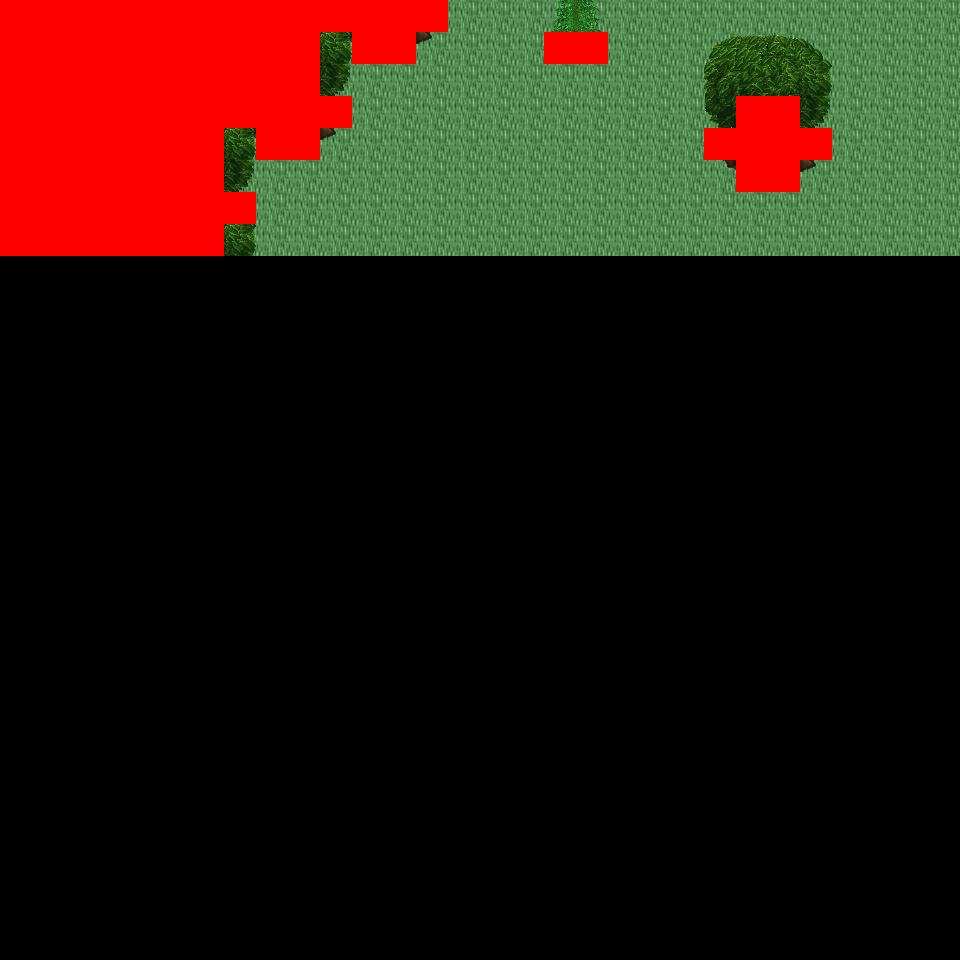

This is a level from a 2D game, rendered from its Tiled map with the project's own tilesets. A one-line summary and the map file follow, with tile-layer data summarised:
An orthogonal 30x30 tile map with 32x32 px tiles, 6 tile layers (Ground, Object, Object2, Above, ...), 42 tilesets and 2 objects (2x mapExit).

<map version="1.0" orientation="orthogonal" renderorder="right-down" width="30" height="30" tilewidth="32" tileheight="32" nextobjectid="3">
  <tileset firstgid="1" name="tileset_logic_collision" tilewidth="32" tileheight="32" tilecount="1" columns="1">
    <image source="../drawable/tileset_logic_collision.png" width="32" height="32" />
  </tileset>
  <tileset firstgid="2" name="tileset_building_decoration_orbpedestal" tilewidth="32" tileheight="32" tilecount="2" columns="1">
    <image source="../drawable/tileset_building_decoration_orbpedestal.png" width="32" height="64" />
  </tileset>
  <tileset firstgid="4" name="tileset_building_decoration_block" tilewidth="32" tileheight="32" tilecount="2" columns="2">
    <image source="../drawable/tileset_building_decoration_block.png" width="64" height="32" />
  </tileset>
  <tileset firstgid="6" name="tileset_building_decoration_chimney" tilewidth="32" tileheight="32" tilecount="2" columns="1">
    <image source="../drawable/tileset_building_decoration_chimney.png" width="32" height="64" />
  </tileset>
  <tileset firstgid="8" name="tileset_building_fence_fence_chunky" tilewidth="32" tileheight="32" tilecount="21" columns="3">
    <image source="../drawable/tileset_building_fence_fence_chunky.png" width="96" height="224" />
  </tileset>
  <tileset firstgid="29" name="tileset_ground_cobbled_paving" tilewidth="32" tileheight="32" tilecount="1" columns="1">
    <image source="../drawable/tileset_ground_cobbled_paving.png" width="32" height="32" />
  </tileset>
  <tileset firstgid="30" name="tileset_ground_gravel" tilewidth="32" tileheight="32" tilecount="1" columns="1">
    <image source="../drawable/tileset_ground_gravel.png" width="32" height="32" />
  </tileset>
  <tileset firstgid="31" name="tileset_ground_stone_floors" tilewidth="32" tileheight="32" tilecount="6" columns="3">
    <image source="../drawable/tileset_ground_stone_floors.png" width="96" height="64" />
  </tileset>
  <tileset firstgid="37" name="tileset_ground_ground" tilewidth="32" tileheight="32" tilecount="33" columns="3">
    <image source="../drawable/tileset_ground_ground.png" width="96" height="352" />
  </tileset>
  <tileset firstgid="70" name="tileset_plant_bush_hedge" tilewidth="32" tileheight="32" tilecount="35" columns="5">
    <image source="../drawable/tileset_plant_bush_hedge.png" width="160" height="224" />
  </tileset>
  <tileset firstgid="105" name="tileset_plant_bush_various_small" tilewidth="32" tileheight="32" tilecount="9" columns="3">
    <image source="../drawable/tileset_plant_bush_various_small.png" width="96" height="96" />
  </tileset>
  <tileset firstgid="114" name="tileset_plant_flower_daisy_blue" tilewidth="32" tileheight="32" tilecount="8" columns="2">
    <image source="../drawable/tileset_plant_flower_daisy_blue.png" width="64" height="128" />
  </tileset>
  <tileset firstgid="122" name="tileset_plant_flower_daisy_red" tilewidth="32" tileheight="32" tilecount="8" columns="2">
    <image source="../drawable/tileset_plant_flower_daisy_red.png" width="64" height="128" />
  </tileset>
  <tileset firstgid="130" name="tileset_plant_flower_daisy_white" tilewidth="32" tileheight="32" tilecount="8" columns="2">
    <image source="../drawable/tileset_plant_flower_daisy_white.png" width="64" height="128" />
  </tileset>
  <tileset firstgid="138" name="tileset_plant_flower_daisy_yellow" tilewidth="32" tileheight="32" tilecount="8" columns="2">
    <image source="../drawable/tileset_plant_flower_daisy_yellow.png" width="64" height="128" />
  </tileset>
  <tileset firstgid="146" name="tileset_plant_vine_plait" tilewidth="32" tileheight="32" tilecount="9" columns="3">
    <image source="../drawable/tileset_plant_vine_plait.png" width="96" height="96" />
  </tileset>
  <tileset firstgid="155" name="tileset_furniture_light_iron_lamp" tilewidth="32" tileheight="32" tilecount="3" columns="1">
    <image source="../drawable/tileset_furniture_light_iron_lamp.png" width="32" height="96" />
  </tileset>
  <tileset firstgid="158" name="tileset_furniture_light_flames" tilewidth="32" tileheight="32" tilecount="6" columns="6">
    <image source="../drawable/tileset_furniture_light_flames.png" width="192" height="32" />
  </tileset>
  <tileset firstgid="164" name="tileset_ground_grass_corners" tilewidth="32" tileheight="32" tilecount="24" columns="6">
    <image source="../drawable/tileset_ground_grass_corners.png" width="192" height="128" />
  </tileset>
  <tileset firstgid="188" name="tileset_ground_grass_edges" tilewidth="32" tileheight="32" tilecount="36" columns="12">
    <image source="../drawable/tileset_ground_grass_edges.png" width="384" height="96" />
  </tileset>
  <tileset firstgid="224" name="tileset_plant_tree_tree_golden_large" tilewidth="32" tileheight="32" tilecount="24" columns="4">
    <image source="../drawable/tileset_plant_tree_tree_golden_large.png" width="128" height="192" />
  </tileset>
  <tileset firstgid="248" name="tileset_ground_water_dungeon_water" tilewidth="32" tileheight="32" tilecount="30" columns="3">
    <image source="../drawable/tileset_ground_water_dungeon_water.png" width="96" height="320" />
  </tileset>
  <tileset firstgid="278" name="tileset_plant_indoor_pot_plant_1" tilewidth="32" tileheight="32" tilecount="12" columns="6">
    <image source="../drawable/tileset_plant_indoor_pot_plant_1.png" width="192" height="64" />
  </tileset>
  <tileset firstgid="290" name="tileset_logic_creature_human_imperial" tilewidth="32" tileheight="32" tilecount="16" columns="8">
    <image source="../drawable/tileset_logic_creature_human_imperial.png" width="256" height="64" />
  </tileset>
  <tileset firstgid="306" name="tileset_item_statue_metal_and_stone" tilewidth="32" tileheight="32" tilecount="6" columns="3">
    <image source="../drawable/tileset_item_statue_metal_and_stone.png" width="96" height="64" />
  </tileset>
  <tileset firstgid="312" name="tileset_item_statue_grey_stone" tilewidth="32" tileheight="32" tilecount="4" columns="2">
    <image source="../drawable/tileset_item_statue_grey_stone.png" width="64" height="64" />
  </tileset>
  <tileset firstgid="316" name="tileset_building_castle" tilewidth="32" tileheight="32" tilecount="320" columns="20">
    <image source="../drawable/tileset_building_castle.png" width="640" height="512" />
  </tileset>
  <tileset firstgid="636" name="tileset_building_church" tilewidth="32" tileheight="32" tilecount="56" columns="8">
    <image source="../drawable/tileset_building_church.png" width="256" height="224" />
  </tileset>
  <tileset firstgid="692" name="tileset_item_pot_pot_golden" tilewidth="32" tileheight="32" tilecount="4" columns="4">
    <image source="../drawable/tileset_item_pot_pot_golden.png" width="128" height="32" />
  </tileset>
  <tileset firstgid="696" name="tileset_furniture_table_bench" tilewidth="32" tileheight="32" tilecount="3" columns="3">
    <image source="../drawable/tileset_furniture_table_bench.png" width="96" height="32" />
  </tileset>
  <tileset firstgid="699" name="tileset_item_statue_green_stone" tilewidth="32" tileheight="32" tilecount="12" columns="4">
    <image source="../drawable/tileset_item_statue_green_stone.png" width="128" height="96" />
  </tileset>
  <tileset firstgid="711" name="tileset_item_statue_green_stone_2" tilewidth="32" tileheight="32" tilecount="6" columns="2">
    <image source="../drawable/tileset_item_statue_green_stone_2.png" width="64" height="96" />
  </tileset>
  <tileset firstgid="717" name="tileset_plant_bush_hosta" tilewidth="32" tileheight="32" tilecount="9" columns="3">
    <image source="../drawable/tileset_plant_bush_hosta.png" width="96" height="96" />
  </tileset>
  <tileset firstgid="726" name="tileset_plant_tree_tree_green" tilewidth="32" tileheight="32" tilecount="88" columns="8">
    <image source="../drawable/tileset_plant_tree_tree_green.png" width="256" height="352" />
  </tileset>
  <tileset firstgid="814" name="tileset_item_banners_flag" tilewidth="32" tileheight="32" tilecount="12" columns="3">
    <image source="../drawable/tileset_item_banners_flag.png" width="96" height="128" />
  </tileset>
  <tileset firstgid="826" name="tileset_furniture_table_long_front_on" tilewidth="32" tileheight="32" tilecount="3" columns="1">
    <image source="../drawable/tileset_furniture_table_long_front_on.png" width="32" height="96" />
  </tileset>
  <tileset firstgid="829" name="tileset_item_flagpole" tilewidth="32" tileheight="32" tilecount="3" columns="1">
    <image source="../drawable/tileset_item_flagpole.png" width="32" height="96" />
  </tileset>
  <tileset firstgid="832" name="tileset_logic_portal" tilewidth="32" tileheight="32" tilecount="24" columns="8">
    <image source="../drawable/tileset_logic_portal.png" width="256" height="96" />
  </tileset>
  <tileset firstgid="856" name="tileset_logic_creature_animal" tilewidth="32" tileheight="32" tilecount="32" columns="8">
    <image source="../drawable/tileset_logic_creature_animal.png" width="256" height="128" />
  </tileset>
  <tileset firstgid="888" name="tileset_plant_tree_spruce" tilewidth="32" tileheight="32" tilecount="6" columns="2">
    <image source="../drawable/tileset_plant_tree_spruce.png" width="64" height="96" />
  </tileset>
  <tileset firstgid="894" name="tileset_light_light_5x5" tilewidth="32" tileheight="32" tilecount="25" columns="5">
    <image source="../drawable/tileset_light_light_5x5.png" width="160" height="160" />
  </tileset>
  <tileset firstgid="919" name="tileset_plant_stump_stump_brown" tilewidth="32" tileheight="32" tilecount="4" columns="2">
    <image source="../drawable/tileset_plant_stump_stump_brown.png" width="64" height="64" />
  </tileset>
  <layer name="Ground" width="30" height="30">
    <data>[900 cells, 240 non-empty, 1 distinct tile ids]</data>
  </layer>
  <layer name="Object" width="30" height="30">
    <data>[900 cells, 34 non-empty, 16 distinct tile ids]</data>
  </layer>
  <layer name="Object2" width="30" height="30">
    <data>[900 cells, 0 non-empty, 0 distinct tile ids]</data>
  </layer>
  <layer name="Above" width="30" height="30">
    <data>[900 cells, 87 non-empty, 23 distinct tile ids]</data>
  </layer>
  <layer name="Above2" width="30" height="30">
    <data>[900 cells, 0 non-empty, 0 distinct tile ids]</data>
  </layer>
  <layer name="Walkable" width="30" height="30">
    <data>[900 cells, 88 non-empty, 1 distinct tile ids]</data>
  </layer>
  <objectgroup name="MapEvents">
    <object id="1" name="north" type="mapExit" x="448" y="0" width="512" height="32">
      <properties>
        <property name="map" value="level_0_x68_y131" />
        <property name="x" value="14" />
        <property name="y" value="28" />
      </properties>
    </object>
    <object id="2" name="east" type="mapExit" x="928" y="0" width="32" height="960">
      <properties>
        <property name="map" value="level_0_x69_y132" />
        <property name="x" value="1" />
        <property name="y" value="0" />
      </properties>
    </object>
  </objectgroup>
</map>
